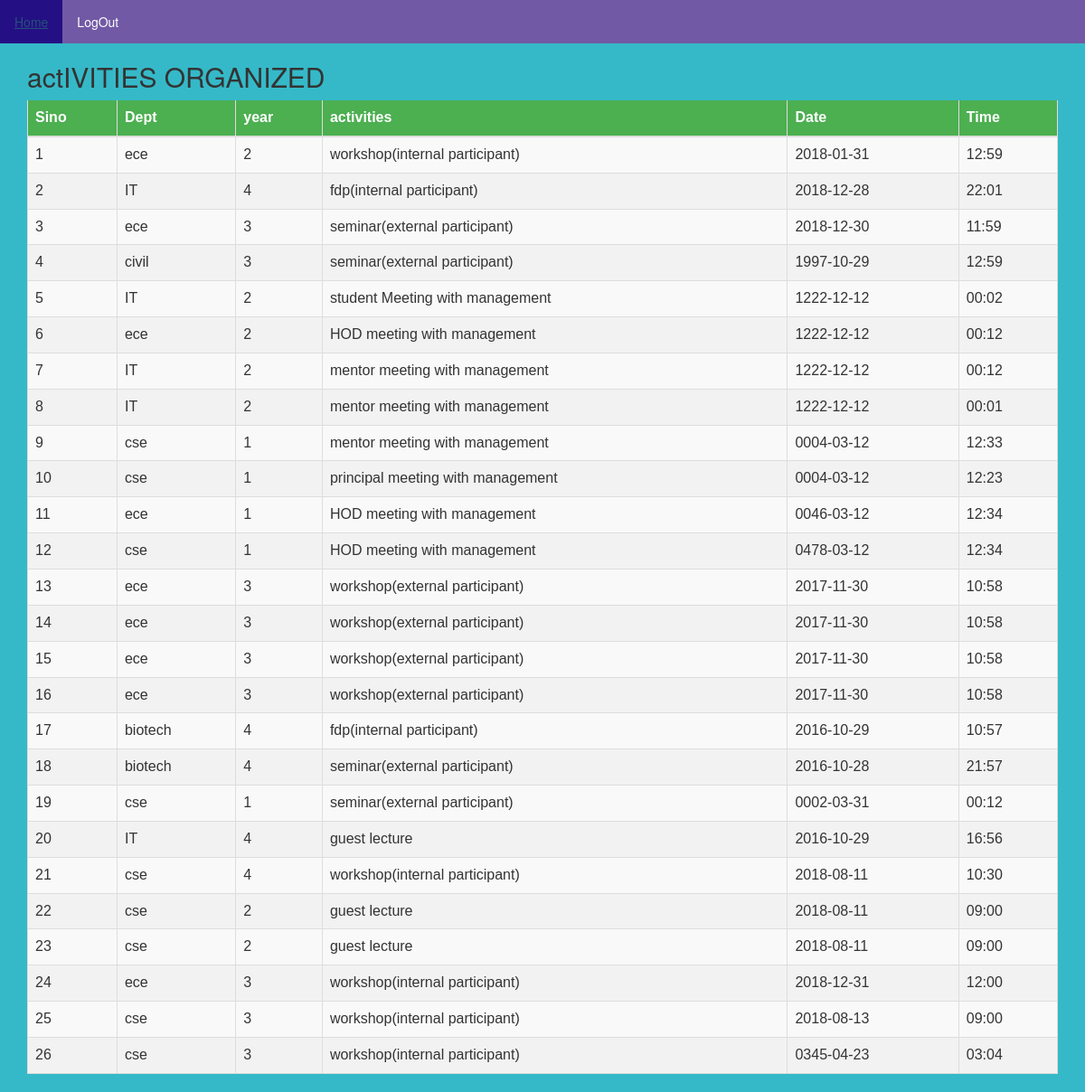
Page /aview.php on the committed database.
### tables this page shows
CREATE TABLE `act1` (
  `aid` int(11) NOT NULL,
  `department` varchar(100) NOT NULL,
  `year` int(100) NOT NULL,
  `activities` varchar(50) NOT NULL,
  `date` varchar(60) NOT NULL,
  `time` varchar(50) NOT NULL
);

### aview.php (the view, shortened to what this page needs)
<html lang="en">
<head>
  <link rel="stylesheet" href="https://maxcdn.bootstrapcdn.com/bootstrap/3.3.7/css/bootstrap.min.css">
 </head>
 <body>
<ul>
<li><a href="AllViewedit.html">Home</a></li>
<li><a href="logout.php">LogOut</a></li>
</ul>
<div class="container">
  <h2>actIVITIES ORGANIZED</h2>
  <table class="table table-striped">
    <thead>
      <tr>
        <th>Sino</th>
        <th>Dept</th>
	<th>year</th>
        <th>activities</th>
	<th>Date</th>
	<th>Time</th>
      </tr>
    </thead>
    <tbody>
      <tr>
<?php
 include 'db1.php';
$r=mysqli_query($c,"select * from act1");
while ($row=mysqli_fetch_row($r))
{
echo "<td>".$row[0]."</td>";
echo "<td>".$row[1]." </td>";
echo "<td> ".$row[2]."</td>";
echo "<td> ".$row[3]."</td>";
echo "<td> ".$row[4]."</td>";
echo "<td> ".$row[5]."</td>";
echo  "</tr>";
}
?>
    </tbody>
  </table>
</div>
</body>
</html>

### aview.php (style rules this page uses)
body { background: #2db7c6f5; }
ul { list-style-type: none; margin: 0; padding: 0; overflow: hidden; background-color: #893699ba; }
li { float: left; }
li a { display: inline-block; color: white; text-align: center; padding: 14px 16px; text-decoration: none; }
table { font-family: "Trebuchet MS", Arial, Helvetica, sans-serif; border-collapse: collapse; width: 100%; }
td,th { border: 1px solid #ddd; padding: 8px; }
tr { background-color: #f2f2f2; }
th { padding-top: 12px; padding-bottom: 12px; text-align: left; background-color: #4CAF50; color: white; }

### rows in the picture
act1: aid "1", department "ece", year "2", activities "workshop(internal participant)", date "2018-01-31", time "12:59"
act1: aid "2", department "IT", year "4", activities "fdp(internal participant)", date "2018-12-28", time "22:01"
act1: aid "3", department "ece", year "3", activities "seminar(external participant)", date "2018-12-30", time "11:59"
act1: aid "4", department "civil", year "3", activities "seminar(external participant)", date "1997-10-29", time "12:59"
act1: aid "5", department "IT", year "2", activities "student Meeting with management", date "1222-12-12", time "00:02"
act1: aid "6", department "ece", year "2", activities "HOD meeting with management", date "1222-12-12", time "00:12"
act1: aid "7", department "IT", year "2", activities "mentor meeting with management", date "1222-12-12", time "00:12"
act1: aid "8", department "IT", year "2", activities "mentor meeting with management", date "1222-12-12", time "00:01"
act1: aid "9", department "cse", year "1", activities "mentor meeting with management", date "0004-03-12", time "12:33"
act1: aid "10", department "cse", year "1", activities "principal meeting with management", date "0004-03-12", time "12:23"
act1: aid "11", department "ece", year "1", activities "HOD meeting with management", date "0046-03-12", time "12:34"
act1: aid "12", department "cse", year "1", activities "HOD meeting with management", date "0478-03-12", time "12:34"
act1: aid "13", department "ece", year "3", activities "workshop(external participant)", date "2017-11-30", time "10:58"
act1: aid "14", department "ece", year "3", activities "workshop(external participant)", date "2017-11-30", time "10:58"
act1: aid "15", department "ece", year "3", activities "workshop(external participant)", date "2017-11-30", time "10:58"
act1: aid "16", department "ece", year "3", activities "workshop(external participant)", date "2017-11-30", time "10:58"
act1: aid "17", department "biotech", year "4", activities "fdp(internal participant)", date "2016-10-29", time "10:57"
act1: aid "18", department "biotech", year "4", activities "seminar(external participant)", date "2016-10-28", time "21:57"
act1: aid "19", department "cse", year "1", activities "seminar(external participant)", date "0002-03-31", time "00:12"
act1: aid "20", department "IT", year "4", activities "guest lecture", date "2016-10-29", time "16:56"
act1: aid "21", department "cse", year "4", activities "workshop(internal participant)", date "2018-08-11", time "10:30"
act1: aid "22", department "cse", year "2", activities "guest lecture", date "2018-08-11", time "09:00"
act1: aid "23", department "cse", year "2", activities "guest lecture", date "2018-08-11", time "09:00"
act1: aid "24", department "ece", year "3", activities "workshop(internal participant)", date "2018-12-31", time "12:00"
act1: aid "25", department "cse", year "3", activities "workshop(internal participant)", date "2018-08-13", time "09:00"
act1: aid "26", department "cse", year "3", activities "workshop(internal participant)", date "0345-04-23", time "03:04"
